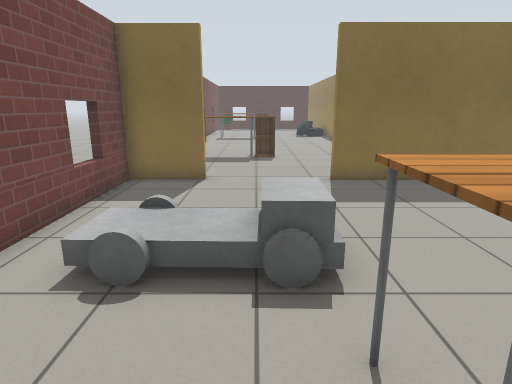
view 1 (above)

19 first-person views from a walk through a world built for the Gazebo simulator. The camera is 1.2 m above the floor, tilts 14° down and sees 75° across. Floor lines are 1 m apart. The floor is counted in squares, 0.5 m on a side. Each view is taken from the middle of a square. On the plan, view 1 faces up. The plan holds only what a view shows up to about 19 squares ahead; the rest is blank. Simple patterns stand in for the simulator's built-in surfaces. Simple shapes stand in for some stock models. Some surface patterns are stand-ins.

view 2
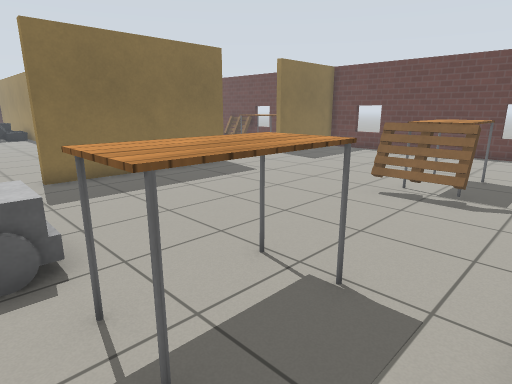

view 3
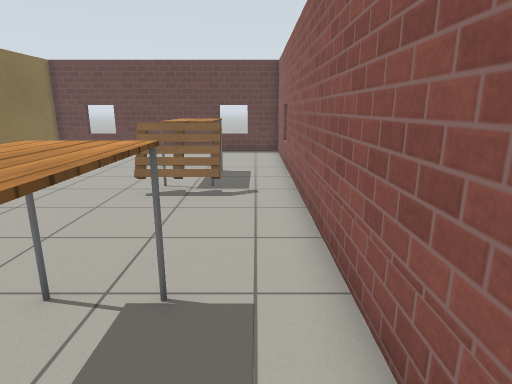

view 4
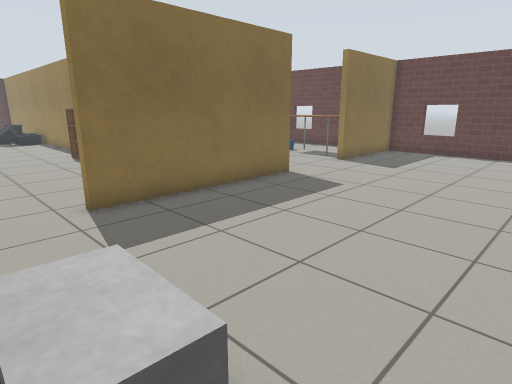

view 5
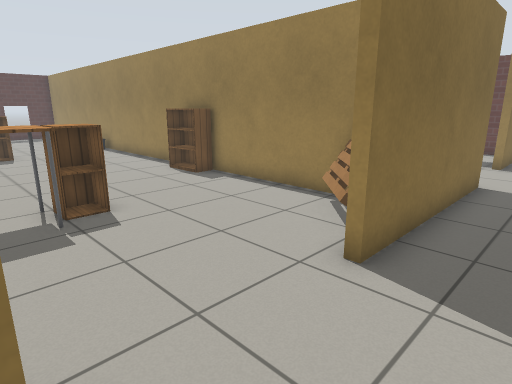

view 6
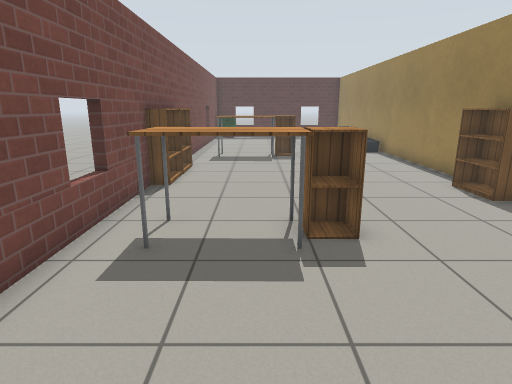

view 7
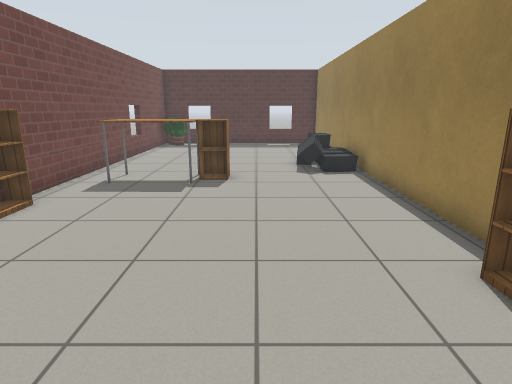

view 8
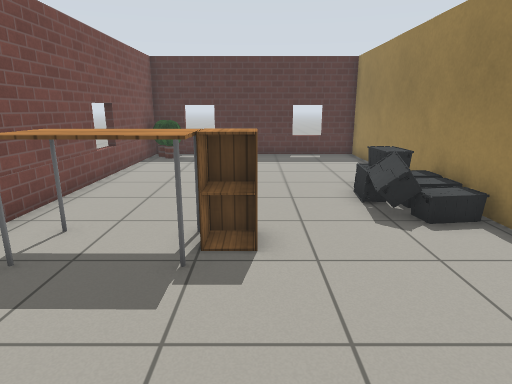

view 9
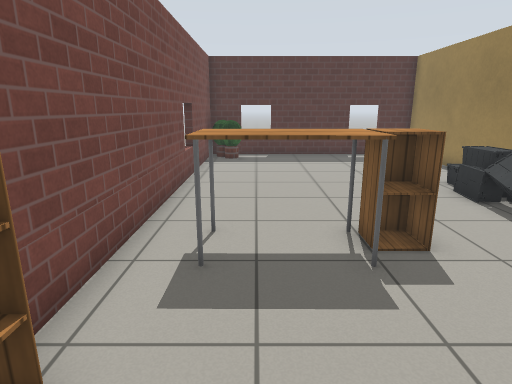

view 10
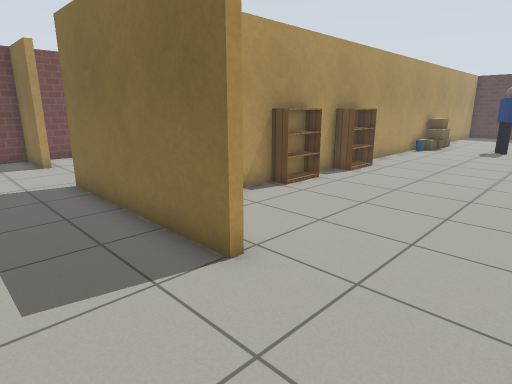

view 11
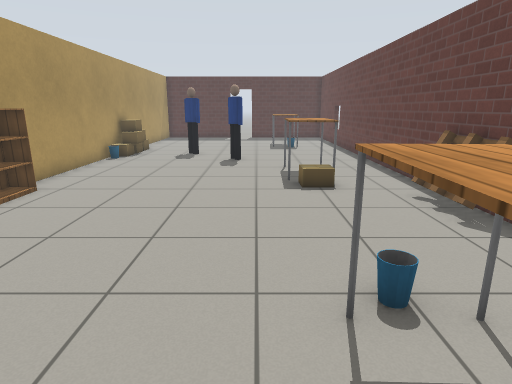

view 12
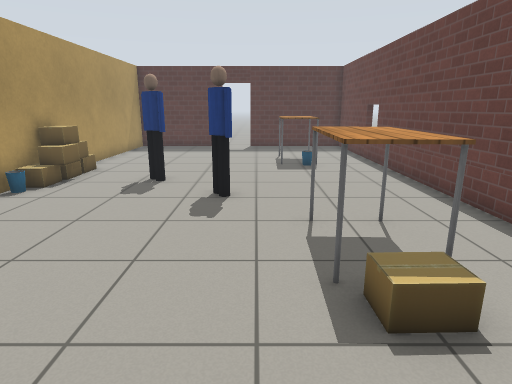

view 13
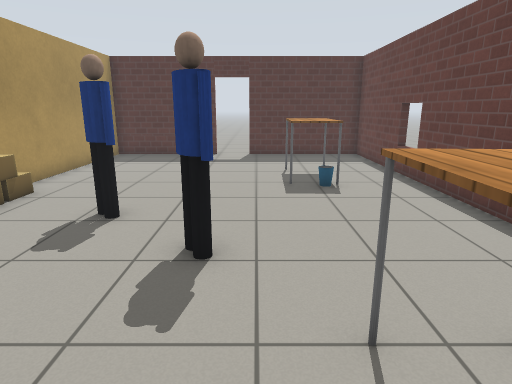

view 14
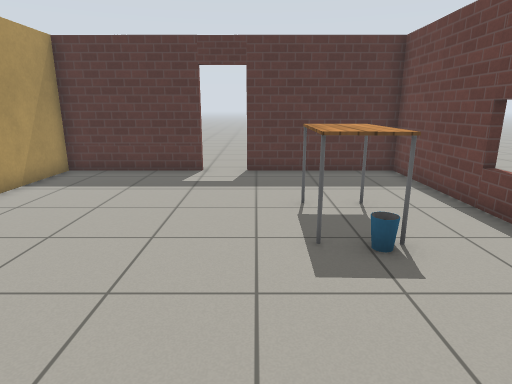

view 15
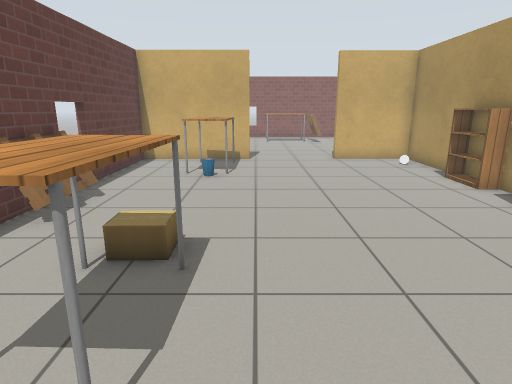

view 16
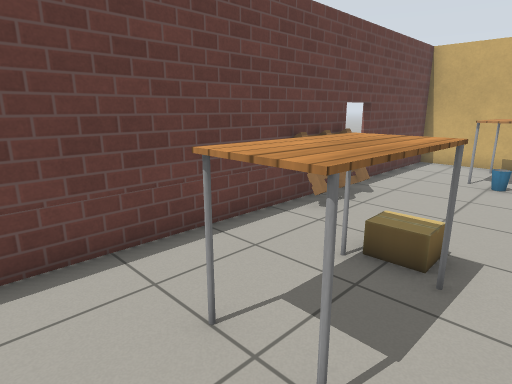

view 17
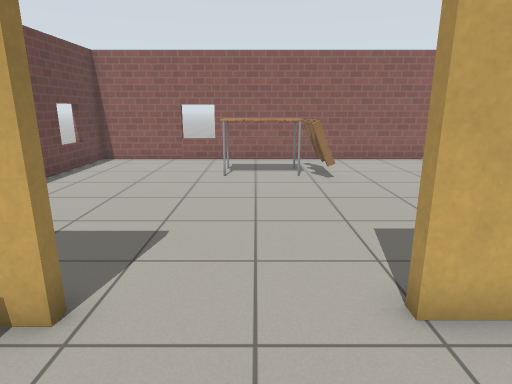

view 18
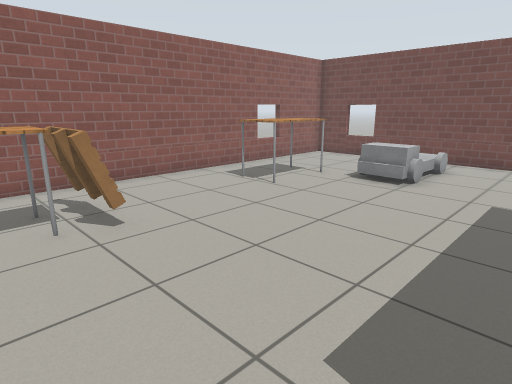

view 19
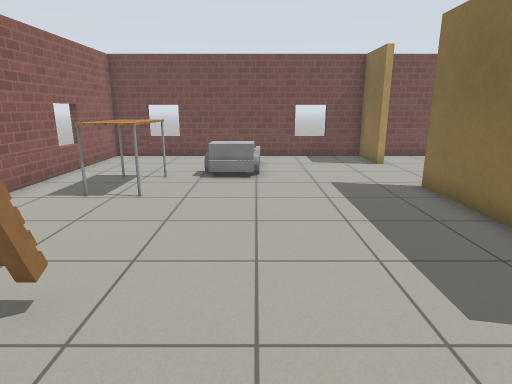

### Floor plan
Points are (right, up) in squares from view 1. A wall is a line through its corners. A room is listed if a view was taken in it or the views show most of it. See-through windows are left out.
Room 1 (views 1, 2, 3, 4, 5, 6, 7, 8, 9, 10, 18, 19)
walls: (6.2, 13.5) (6.2, 19.5); (3.6, 11.3) (2.6, 11.3); (6.2, 21.4) (6.2, 41.1) (-4.4, 41.1) (-4.4, 25.6); (-1.7, 11.3) (-4.4, 11.3) (-4.4, -1.3) (19.5, -1.3) (19.5, 11.3) (14.3, 11.3); (10.3, 11.3) (5.4, 11.3); (-4.4, 21.2) (-4.4, 12.2)
ways out: opening at (12.5, 11) to room 2
objects: bookshelf (-5, 22) to (-4, 22); bookshelf (-4, 23) to (-4, 25); plant (-4, 40) to (-3, 40); truck (-3, 4) to (1, 6); table (-3, 17) to (-1, 18); table (-3, 28) to (-1, 29); plant (-3, 39); cabinet (0, 17) to (1, 18); cabinet (0, 28) to (1, 29); table (1, 1) to (4, 3); pallet (4, 12) to (5, 13); other object (4, 30); other object (4, 31) to (4, 32); other object (4, 33); other object (5, 30); other object (5, 31); other object (5, 32) to (6, 32); other object (5, 33) to (5, 34); bookshelf (6, 20) to (6, 21); pallet (9, 1) to (10, 3); table (11, 2) to (13, 3)
Room 2 (views 11, 12, 13, 14, 15, 16, 17)
walls: (6.5, 19.5) (6.5, 11.6) (10.1, 11.6); (14.3, 11.6) (19.5, 11.6) (19.5, 41.1) (13.6, 41.1); (11.9, 41.1) (6.5, 41.1) (6.5, 21.4)
ways out: opening at (12.5, 11) to room 1; open door at (12.5, 41)
objects: other object (7, 13); bookshelf (7, 16) to (7, 18); bookshelf (7, 20) to (7, 22); bin (7, 29); cardboard box (7, 30); cardboard box (7, 31); cardboard box (7, 32); person (10, 30) to (11, 31); person (13, 28) to (13, 29); table (15, 13) to (16, 15); table (15, 24) to (17, 26); table (15, 34) to (17, 36); bin (16, 16); cardboard box (16, 22) to (16, 23); bin (16, 33); pallet (19, 19) to (19, 21)

Positions as (right, up) in squares from view 1, and headings:
1: (0, 0), facing up
2: (0, -1), facing up-right
3: (0, 0), facing right
4: (0, 3), facing up-right
5: (-2, 9), facing up-right
6: (-1, 11), facing up
7: (2, 17), facing up
8: (1, 23), facing up
9: (-2, 23), facing up
10: (14, 8), facing up-left
11: (14, 12), facing up
12: (14, 19), facing up
13: (14, 23), facing up
14: (14, 28), facing up
15: (14, 28), facing down
16: (14, 28), facing down-right
17: (12, 15), facing down
18: (12, 10), facing down-left
19: (13, 6), facing left
